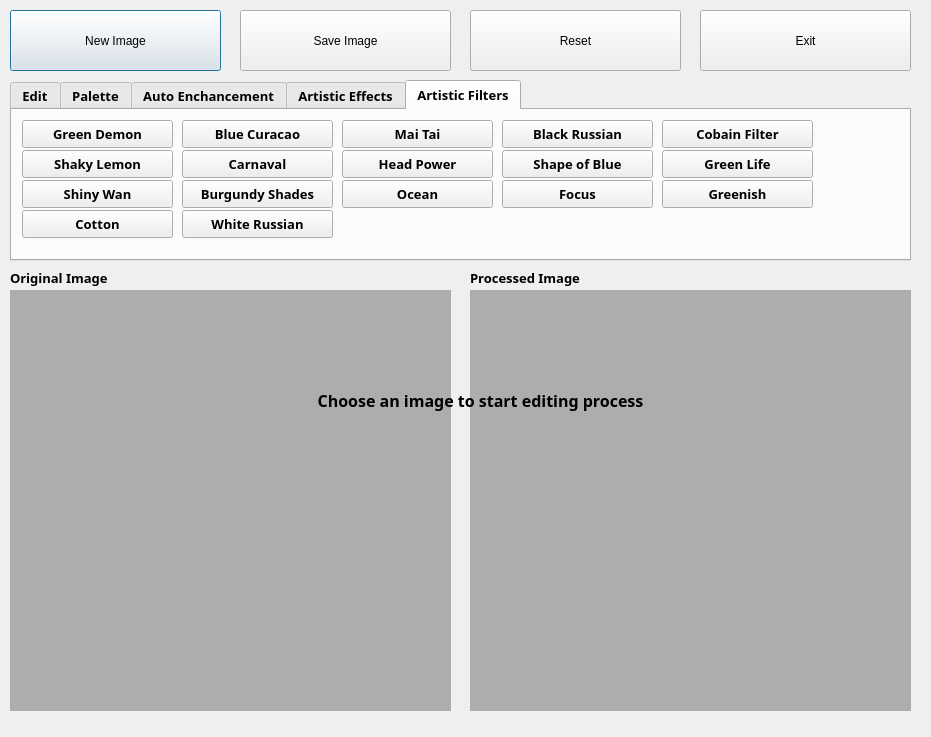
<?xml version="1.0" encoding="UTF-8"?>
<ui version="4.0">
 <class>Dialog</class>
 <widget class="QDialog" name="Dialog">
  <property name="geometry">
   <rect>
    <x>0</x>
    <y>0</y>
    <width>931</width>
    <height>737</height>
   </rect>
  </property>
  <property name="windowTitle">
   <string>Dialog</string>
  </property>
  <property name="styleSheet">
   <string notr="true"/>
  </property>
  <widget class="QPushButton" name="newimg_button">
   <property name="geometry">
    <rect>
     <x>10</x>
     <y>10</y>
     <width>211</width>
     <height>61</height>
    </rect>
   </property>
   <property name="text">
    <string>New Image</string>
   </property>
  </widget>
  <widget class="QPushButton" name="saveimg_button">
   <property name="geometry">
    <rect>
     <x>240</x>
     <y>10</y>
     <width>211</width>
     <height>61</height>
    </rect>
   </property>
   <property name="text">
    <string>Save Image</string>
   </property>
  </widget>
  <widget class="QPushButton" name="reset_button">
   <property name="geometry">
    <rect>
     <x>470</x>
     <y>10</y>
     <width>211</width>
     <height>61</height>
    </rect>
   </property>
   <property name="text">
    <string>Reset</string>
   </property>
  </widget>
  <widget class="QTabWidget" name="tabWidget">
   <property name="geometry">
    <rect>
     <x>10</x>
     <y>80</y>
     <width>901</width>
     <height>181</height>
    </rect>
   </property>
   <property name="font">
    <font>
     <family>Mongolian Baiti</family>
     <pointsize>10</pointsize>
     <weight>75</weight>
     <bold>true</bold>
    </font>
   </property>
   <property name="currentIndex">
    <number>4</number>
   </property>
   <widget class="QWidget" name="tab">
    <attribute name="title">
     <string>Edit</string>
    </attribute>
    <widget class="QSlider" name="rotate_slider">
     <property name="geometry">
      <rect>
       <x>90</x>
       <y>30</y>
       <width>281</width>
       <height>31</height>
      </rect>
     </property>
     <property name="styleSheet">
      <string notr="true">color: rgb(0, 0, 0);</string>
     </property>
     <property name="maximum">
      <number>360</number>
     </property>
     <property name="orientation">
      <enum>Qt::Horizontal</enum>
     </property>
    </widget>
    <widget class="QPushButton" name="crop_button">
     <property name="geometry">
      <rect>
       <x>530</x>
       <y>90</y>
       <width>361</width>
       <height>31</height>
      </rect>
     </property>
     <property name="text">
      <string>Crop</string>
     </property>
    </widget>
    <widget class="QPushButton" name="mirror_button">
     <property name="geometry">
      <rect>
       <x>530</x>
       <y>10</y>
       <width>361</width>
       <height>31</height>
      </rect>
     </property>
     <property name="text">
      <string>Mirroring</string>
     </property>
    </widget>
    <widget class="QPushButton" name="flip_button">
     <property name="geometry">
      <rect>
       <x>530</x>
       <y>50</y>
       <width>361</width>
       <height>31</height>
      </rect>
     </property>
     <property name="text">
      <string>Flipping</string>
     </property>
    </widget>
    <widget class="QLabel" name="rotate_text">
     <property name="geometry">
      <rect>
       <x>10</x>
       <y>30</y>
       <width>71</width>
       <height>31</height>
      </rect>
     </property>
     <property name="frameShape">
      <enum>QFrame::Box</enum>
     </property>
     <property name="text">
      <string/>
     </property>
     <property name="alignment">
      <set>Qt::AlignCenter</set>
     </property>
    </widget>
    <widget class="QPushButton" name="rotate_button">
     <property name="geometry">
      <rect>
       <x>10</x>
       <y>70</y>
       <width>361</width>
       <height>31</height>
      </rect>
     </property>
     <property name="font">
      <font>
       <family>Mongolian Baiti</family>
       <pointsize>10</pointsize>
       <weight>75</weight>
       <bold>true</bold>
      </font>
     </property>
     <property name="text">
      <string>Rotate</string>
     </property>
    </widget>
   </widget>
   <widget class="QWidget" name="tab_5">
    <attribute name="title">
     <string>Palette</string>
    </attribute>
    <widget class="QLabel" name="label_2">
     <property name="geometry">
      <rect>
       <x>10</x>
       <y>10</y>
       <width>111</width>
       <height>31</height>
      </rect>
     </property>
     <property name="font">
      <font>
       <pointsize>12</pointsize>
      </font>
     </property>
     <property name="text">
      <string>Brightness</string>
     </property>
    </widget>
    <widget class="QSlider" name="brightness_slider">
     <property name="geometry">
      <rect>
       <x>130</x>
       <y>10</y>
       <width>271</width>
       <height>31</height>
      </rect>
     </property>
     <property name="orientation">
      <enum>Qt::Horizontal</enum>
     </property>
    </widget>
    <widget class="QLabel" name="label_4">
     <property name="geometry">
      <rect>
       <x>10</x>
       <y>60</y>
       <width>111</width>
       <height>31</height>
      </rect>
     </property>
     <property name="font">
      <font>
       <family>Mongolian Baiti</family>
       <pointsize>12</pointsize>
       <weight>75</weight>
       <bold>true</bold>
      </font>
     </property>
     <property name="text">
      <string>Contrast</string>
     </property>
    </widget>
    <widget class="QSlider" name="contrast_slider">
     <property name="geometry">
      <rect>
       <x>130</x>
       <y>60</y>
       <width>271</width>
       <height>31</height>
      </rect>
     </property>
     <property name="orientation">
      <enum>Qt::Horizontal</enum>
     </property>
    </widget>
    <widget class="QLabel" name="brightness_text">
     <property name="geometry">
      <rect>
       <x>410</x>
       <y>10</y>
       <width>101</width>
       <height>41</height>
      </rect>
     </property>
     <property name="frameShape">
      <enum>QFrame::Box</enum>
     </property>
     <property name="text">
      <string/>
     </property>
     <property name="alignment">
      <set>Qt::AlignCenter</set>
     </property>
    </widget>
    <widget class="QLabel" name="contrast_text">
     <property name="geometry">
      <rect>
       <x>410</x>
       <y>60</y>
       <width>101</width>
       <height>41</height>
      </rect>
     </property>
     <property name="frameShape">
      <enum>QFrame::Box</enum>
     </property>
     <property name="text">
      <string/>
     </property>
     <property name="alignment">
      <set>Qt::AlignCenter</set>
     </property>
    </widget>
   </widget>
   <widget class="QWidget" name="tab_4">
    <attribute name="title">
     <string>Auto Enchancement</string>
    </attribute>
    <widget class="QPushButton" name="auto_enchacement">
     <property name="geometry">
      <rect>
       <x>250</x>
       <y>20</y>
       <width>371</width>
       <height>61</height>
      </rect>
     </property>
     <property name="text">
      <string>Auto Enchancement</string>
     </property>
    </widget>
   </widget>
   <widget class="QWidget" name="tab_2">
    <attribute name="title">
     <string>Artistic Effects</string>
    </attribute>
    <widget class="QPushButton" name="sepia_button">
     <property name="geometry">
      <rect>
       <x>10</x>
       <y>25</y>
       <width>131</width>
       <height>28</height>
      </rect>
     </property>
     <property name="text">
      <string>Sepia</string>
     </property>
    </widget>
    <widget class="QPushButton" name="dither_button">
     <property name="geometry">
      <rect>
       <x>150</x>
       <y>25</y>
       <width>131</width>
       <height>28</height>
      </rect>
     </property>
     <property name="text">
      <string>Dither</string>
     </property>
    </widget>
    <widget class="QPushButton" name="cartoon_button">
     <property name="geometry">
      <rect>
       <x>290</x>
       <y>25</y>
       <width>131</width>
       <height>28</height>
      </rect>
     </property>
     <property name="text">
      <string>Cartoon</string>
     </property>
    </widget>
    <widget class="QPushButton" name="contrast_button">
     <property name="geometry">
      <rect>
       <x>430</x>
       <y>25</y>
       <width>131</width>
       <height>28</height>
      </rect>
     </property>
     <property name="text">
      <string>Contrast</string>
     </property>
    </widget>
    <widget class="QPushButton" name="nega_button">
     <property name="geometry">
      <rect>
       <x>570</x>
       <y>25</y>
       <width>131</width>
       <height>28</height>
      </rect>
     </property>
     <property name="text">
      <string>Negative</string>
     </property>
    </widget>
    <widget class="QPushButton" name="black_button">
     <property name="geometry">
      <rect>
       <x>710</x>
       <y>25</y>
       <width>131</width>
       <height>28</height>
      </rect>
     </property>
     <property name="text">
      <string>Black</string>
     </property>
    </widget>
    <widget class="QPushButton" name="gray_button">
     <property name="geometry">
      <rect>
       <x>10</x>
       <y>70</y>
       <width>131</width>
       <height>28</height>
      </rect>
     </property>
     <property name="text">
      <string>Gray</string>
     </property>
    </widget>
    <widget class="QPushButton" name="hand_button">
     <property name="geometry">
      <rect>
       <x>150</x>
       <y>70</y>
       <width>131</width>
       <height>28</height>
      </rect>
     </property>
     <property name="text">
      <string>HandDraw</string>
     </property>
    </widget>
    <widget class="QPushButton" name="inverse_button">
     <property name="geometry">
      <rect>
       <x>290</x>
       <y>70</y>
       <width>131</width>
       <height>28</height>
      </rect>
     </property>
     <property name="text">
      <string>Inverse </string>
     </property>
    </widget>
    <widget class="QPushButton" name="davinci_button">
     <property name="geometry">
      <rect>
       <x>570</x>
       <y>70</y>
       <width>131</width>
       <height>28</height>
      </rect>
     </property>
     <property name="text">
      <string>Da Vinci</string>
     </property>
    </widget>
    <widget class="QPushButton" name="dream_button">
     <property name="geometry">
      <rect>
       <x>430</x>
       <y>70</y>
       <width>131</width>
       <height>28</height>
      </rect>
     </property>
     <property name="text">
      <string>Dream</string>
     </property>
    </widget>
    <widget class="QPushButton" name="magma_button">
     <property name="geometry">
      <rect>
       <x>710</x>
       <y>70</y>
       <width>131</width>
       <height>28</height>
      </rect>
     </property>
     <property name="text">
      <string>Magma</string>
     </property>
    </widget>
   </widget>
   <widget class="QWidget" name="tab_3">
    <attribute name="title">
     <string>Artistic Filters</string>
    </attribute>
    <widget class="QPushButton" name="blackrus_button">
     <property name="geometry">
      <rect>
       <x>490</x>
       <y>10</y>
       <width>151</width>
       <height>28</height>
      </rect>
     </property>
     <property name="text">
      <string>Black Russian</string>
     </property>
    </widget>
    <widget class="QPushButton" name="weedle_button">
     <property name="geometry">
      <rect>
       <x>10</x>
       <y>10</y>
       <width>151</width>
       <height>28</height>
      </rect>
     </property>
     <property name="text">
      <string>Green Demon</string>
     </property>
    </widget>
    <widget class="QPushButton" name="kakuna_button">
     <property name="geometry">
      <rect>
       <x>650</x>
       <y>10</y>
       <width>151</width>
       <height>28</height>
      </rect>
     </property>
     <property name="text">
      <string>Cobain Filter</string>
     </property>
    </widget>
    <widget class="QPushButton" name="carnaval_button">
     <property name="geometry">
      <rect>
       <x>170</x>
       <y>40</y>
       <width>151</width>
       <height>28</height>
      </rect>
     </property>
     <property name="text">
      <string>Carnaval</string>
     </property>
    </widget>
    <widget class="QPushButton" name="head_button">
     <property name="geometry">
      <rect>
       <x>330</x>
       <y>40</y>
       <width>151</width>
       <height>28</height>
      </rect>
     </property>
     <property name="text">
      <string>Head Power</string>
     </property>
    </widget>
    <widget class="QPushButton" name="beedril_button">
     <property name="geometry">
      <rect>
       <x>330</x>
       <y>10</y>
       <width>151</width>
       <height>28</height>
      </rect>
     </property>
     <property name="text">
      <string>Mai Tai</string>
     </property>
    </widget>
    <widget class="QPushButton" name="avatar_button">
     <property name="geometry">
      <rect>
       <x>170</x>
       <y>10</y>
       <width>151</width>
       <height>28</height>
      </rect>
     </property>
     <property name="text">
      <string>Blue Curacao</string>
     </property>
    </widget>
    <widget class="QPushButton" name="lemon_button">
     <property name="geometry">
      <rect>
       <x>10</x>
       <y>40</y>
       <width>151</width>
       <height>28</height>
      </rect>
     </property>
     <property name="text">
      <string>Shaky Lemon</string>
     </property>
    </widget>
    <widget class="QPushButton" name="blueShape_button">
     <property name="geometry">
      <rect>
       <x>490</x>
       <y>40</y>
       <width>151</width>
       <height>28</height>
      </rect>
     </property>
     <property name="text">
      <string>Shape of Blue</string>
     </property>
    </widget>
    <widget class="QPushButton" name="green_button">
     <property name="geometry">
      <rect>
       <x>650</x>
       <y>40</y>
       <width>151</width>
       <height>28</height>
      </rect>
     </property>
     <property name="text">
      <string>Green Life</string>
     </property>
    </widget>
    <widget class="QPushButton" name="wan_button">
     <property name="geometry">
      <rect>
       <x>10</x>
       <y>70</y>
       <width>151</width>
       <height>28</height>
      </rect>
     </property>
     <property name="text">
      <string>Shiny Wan</string>
     </property>
    </widget>
    <widget class="QPushButton" name="burgundy_button">
     <property name="geometry">
      <rect>
       <x>170</x>
       <y>70</y>
       <width>151</width>
       <height>28</height>
      </rect>
     </property>
     <property name="text">
      <string>Burgundy Shades</string>
     </property>
    </widget>
    <widget class="QPushButton" name="ocean_button">
     <property name="geometry">
      <rect>
       <x>330</x>
       <y>70</y>
       <width>151</width>
       <height>28</height>
      </rect>
     </property>
     <property name="text">
      <string>Ocean</string>
     </property>
    </widget>
    <widget class="QPushButton" name="greenish_button">
     <property name="geometry">
      <rect>
       <x>650</x>
       <y>70</y>
       <width>151</width>
       <height>28</height>
      </rect>
     </property>
     <property name="text">
      <string>Greenish</string>
     </property>
    </widget>
    <widget class="QPushButton" name="cotton_button">
     <property name="geometry">
      <rect>
       <x>10</x>
       <y>100</y>
       <width>151</width>
       <height>28</height>
      </rect>
     </property>
     <property name="text">
      <string>Cotton</string>
     </property>
    </widget>
    <widget class="QPushButton" name="white_button">
     <property name="geometry">
      <rect>
       <x>170</x>
       <y>100</y>
       <width>151</width>
       <height>28</height>
      </rect>
     </property>
     <property name="text">
      <string>White Russian</string>
     </property>
    </widget>
    <widget class="QPushButton" name="focus_button">
     <property name="geometry">
      <rect>
       <x>490</x>
       <y>70</y>
       <width>151</width>
       <height>28</height>
      </rect>
     </property>
     <property name="text">
      <string>Focus</string>
     </property>
    </widget>
   </widget>
  </widget>
  <widget class="QPushButton" name="exit_button">
   <property name="geometry">
    <rect>
     <x>700</x>
     <y>10</y>
     <width>211</width>
     <height>61</height>
    </rect>
   </property>
   <property name="text">
    <string>Exit</string>
   </property>
  </widget>
  <widget class="QLabel" name="image_label1">
   <property name="geometry">
    <rect>
     <x>10</x>
     <y>290</y>
     <width>441</width>
     <height>421</height>
    </rect>
   </property>
   <property name="styleSheet">
    <string notr="true">background-color: rgb(173, 173, 173);</string>
   </property>
   <property name="text">
    <string/>
   </property>
  </widget>
  <widget class="QLabel" name="image_label2">
   <property name="geometry">
    <rect>
     <x>470</x>
     <y>290</y>
     <width>441</width>
     <height>421</height>
    </rect>
   </property>
   <property name="styleSheet">
    <string notr="true">background-color: rgb(173, 173, 173);</string>
   </property>
   <property name="text">
    <string/>
   </property>
  </widget>
  <widget class="QLabel" name="label">
   <property name="geometry">
    <rect>
     <x>10</x>
     <y>270</y>
     <width>151</width>
     <height>16</height>
    </rect>
   </property>
   <property name="font">
    <font>
     <family>Mongolian Baiti</family>
     <pointsize>10</pointsize>
     <weight>75</weight>
     <bold>true</bold>
    </font>
   </property>
   <property name="text">
    <string>Original Image</string>
   </property>
  </widget>
  <widget class="QLabel" name="label_5">
   <property name="geometry">
    <rect>
     <x>470</x>
     <y>270</y>
     <width>141</width>
     <height>16</height>
    </rect>
   </property>
   <property name="font">
    <font>
     <family>Mongolian Baiti</family>
     <pointsize>10</pointsize>
     <weight>75</weight>
     <bold>true</bold>
    </font>
   </property>
   <property name="text">
    <string>Processed Image</string>
   </property>
  </widget>
  <widget class="QLabel" name="label_6">
   <property name="geometry">
    <rect>
     <x>240</x>
     <y>310</y>
     <width>481</width>
     <height>181</height>
    </rect>
   </property>
   <property name="font">
    <font>
     <family>Mongolian Baiti</family>
     <pointsize>12</pointsize>
     <weight>75</weight>
     <bold>true</bold>
    </font>
   </property>
   <property name="text">
    <string>Choose an image to start editing process</string>
   </property>
   <property name="alignment">
    <set>Qt::AlignCenter</set>
   </property>
  </widget>
 </widget>
 <resources/>
 <connections>
  <connection>
   <sender>rotate_slider</sender>
   <signal>valueChanged(int)</signal>
   <receiver>rotate_text</receiver>
   <slot>setNum(int)</slot>
   <hints>
    <hint type="sourcelabel">
     <x>250</x>
     <y>128</y>
    </hint>
    <hint type="destinationlabel">
     <x>368</x>
     <y>134</y>
    </hint>
   </hints>
  </connection>
  <connection>
   <sender>saveimg_button</sender>
   <signal>clicked()</signal>
   <receiver>image_label2</receiver>
   <slot>clear()</slot>
   <hints>
    <hint type="sourcelabel">
     <x>444</x>
     <y>68</y>
    </hint>
    <hint type="destinationlabel">
     <x>737</x>
     <y>316</y>
    </hint>
   </hints>
  </connection>
 </connections>
 <slots>
  <slot>browse_image()</slot>
 </slots>
</ui>
